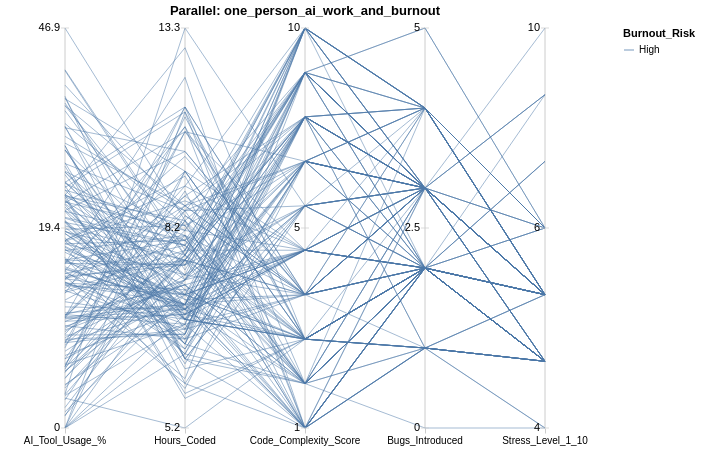

The Vega-Lite source for this figure:
### Vega-Lite specification from a JSON file in a GitHub repository (floating-point values rounded to 4 significant figures; data arrays with more than 128 entries replaced by an {"elided": "..."} marker saying what was removed)
{"$schema": "https://vega.github.io/schema/vega-lite/v5.json", "title": "Parallel: one_person_ai_work_and_burnout", "width": 600, "height": 400, "data": {"values": {"elided": "900 records"}}, "encoding": {"x": {"field": "dimension", "type": "nominal", "sort": ["AI_Tool_Usage_%", "Hours_Coded", "Code_Complexity_Score", "Bugs_Introduced", "Stress_Level_1_10"], "axis": {"title": null, "labelAngle": 0}, "scale": {}}, "tooltip": [{"field": "dimension", "type": "nominal"}]}, "layer": [{"data": {"values": [{"dimension": "AI_Tool_Usage_%"}, {"dimension": "Hours_Coded"}, {"dimension": "Code_Complexity_Score"}, {"dimension": "Bugs_Introduced"}, {"dimension": "Stress_Level_1_10"}]}, "mark": {"type": "rule", "color": "#ccc"}, "encoding": {}}, {"mark": {"type": "line", "opacity": 0.5, "strokeWidth": 1}, "encoding": {"y": {"field": "normalized_value", "type": "quantitative", "axis": null, "scale": {}}, "detail": {"field": "_index", "type": "nominal"}, "color": {"field": "Burnout_Risk", "type": "nominal"}, "tooltip": [{"field": "dimension", "type": "nominal"}, {"field": "normalized_value", "type": "quantitative"}, {"field": "Burnout_Risk", "type": "nominal"}]}}, {"data": {"values": [{"dimension": "AI_Tool_Usage_%", "tick_level": "min", "tick_value": 0.0, "tick_label": 0.0}, {"dimension": "AI_Tool_Usage_%", "tick_level": "mid", "tick_value": 0.5, "tick_label": 19.4}, {"dimension": "AI_Tool_Usage_%", "tick_level": "max", "tick_value": 1.0, "tick_label": 46.9}, {"dimension": "Hours_Coded", "tick_level": "min", "tick_value": 0.0, "tick_label": 5.2}, {"dimension": "Hours_Coded", "tick_level": "mid", "tick_value": 0.5, "tick_label": 8.2}, {"dimension": "Hours_Coded", "tick_level": "max", "tick_value": 1.0, "tick_label": 13.3}, {"dimension": "Code_Complexity_Score", "tick_level": "min", "tick_value": 0.0, "tick_label": 1.0}, {"dimension": "Code_Complexity_Score", "tick_level": "mid", "tick_value": 0.5, "tick_label": 5.0}, {"dimension": "Code_Complexity_Score", "tick_level": "max", "tick_value": 1.0, "tick_label": 10.0}, {"dimension": "Bugs_Introduced", "tick_level": "min", "tick_value": 0.0, "tick_label": 0.0}, {"dimension": "Bugs_Introduced", "tick_level": "mid", "tick_value": 0.5, "tick_label": 2.5}, {"dimension": "Bugs_Introduced", "tick_level": "max", "tick_value": 1.0, "tick_label": 5.0}, {"dimension": "Stress_Level_1_10", "tick_level": "min", "tick_value": 0.0, "tick_label": 4.0}, {"dimension": "Stress_Level_1_10", "tick_level": "mid", "tick_value": 0.5, "tick_label": 6.0}, {"dimension": "Stress_Level_1_10", "tick_level": "max", "tick_value": 1.0, "tick_label": 10.0}]}, "transform": [{"filter": "datum.tick_level === 'max'"}], "encoding": {"y": {"field": "tick_value", "type": "quantitative", "axis": null, "scale": {}}, "tooltip": [{"field": "tick_value", "type": "quantitative"}]}, "layer": [{"mark": {"type": "text", "style": "label"}, "encoding": {"text": {"field": "tick_label", "type": "quantitative"}}}, {"mark": {"type": "tick", "style": "tick", "size": 8, "color": "#ccc"}}]}, {"data": {"values": [{"dimension": "AI_Tool_Usage_%", "tick_level": "min", "tick_value": 0.0, "tick_label": 0.0}, {"dimension": "AI_Tool_Usage_%", "tick_level": "mid", "tick_value": 0.5, "tick_label": 19.4}, {"dimension": "AI_Tool_Usage_%", "tick_level": "max", "tick_value": 1.0, "tick_label": 46.9}, {"dimension": "Hours_Coded", "tick_level": "min", "tick_value": 0.0, "tick_label": 5.2}, {"dimension": "Hours_Coded", "tick_level": "mid", "tick_value": 0.5, "tick_label": 8.2}, {"dimension": "Hours_Coded", "tick_level": "max", "tick_value": 1.0, "tick_label": 13.3}, {"dimension": "Code_Complexity_Score", "tick_level": "min", "tick_value": 0.0, "tick_label": 1.0}, {"dimension": "Code_Complexity_Score", "tick_level": "mid", "tick_value": 0.5, "tick_label": 5.0}, {"dimension": "Code_Complexity_Score", "tick_level": "max", "tick_value": 1.0, "tick_label": 10.0}, {"dimension": "Bugs_Introduced", "tick_level": "min", "tick_value": 0.0, "tick_label": 0.0}, {"dimension": "Bugs_Introduced", "tick_level": "mid", "tick_value": 0.5, "tick_label": 2.5}, {"dimension": "Bugs_Introduced", "tick_level": "max", "tick_value": 1.0, "tick_label": 5.0}, {"dimension": "Stress_Level_1_10", "tick_level": "min", "tick_value": 0.0, "tick_label": 4.0}, {"dimension": "Stress_Level_1_10", "tick_level": "mid", "tick_value": 0.5, "tick_label": 6.0}, {"dimension": "Stress_Level_1_10", "tick_level": "max", "tick_value": 1.0, "tick_label": 10.0}]}, "transform": [{"filter": "datum.tick_level === 'mid'"}], "encoding": {"y": {"field": "tick_value", "type": "quantitative", "axis": null, "scale": {}}, "tooltip": [{"field": "tick_value", "type": "quantitative"}]}, "layer": [{"mark": {"type": "text", "style": "label"}, "encoding": {"text": {"field": "tick_label", "type": "quantitative"}}}, {"mark": {"type": "tick", "style": "tick", "size": 8, "color": "#ccc"}}]}, {"data": {"values": [{"dimension": "AI_Tool_Usage_%", "tick_level": "min", "tick_value": 0.0, "tick_label": 0.0}, {"dimension": "AI_Tool_Usage_%", "tick_level": "mid", "tick_value": 0.5, "tick_label": 19.4}, {"dimension": "AI_Tool_Usage_%", "tick_level": "max", "tick_value": 1.0, "tick_label": 46.9}, {"dimension": "Hours_Coded", "tick_level": "min", "tick_value": 0.0, "tick_label": 5.2}, {"dimension": "Hours_Coded", "tick_level": "mid", "tick_value": 0.5, "tick_label": 8.2}, {"dimension": "Hours_Coded", "tick_level": "max", "tick_value": 1.0, "tick_label": 13.3}, {"dimension": "Code_Complexity_Score", "tick_level": "min", "tick_value": 0.0, "tick_label": 1.0}, {"dimension": "Code_Complexity_Score", "tick_level": "mid", "tick_value": 0.5, "tick_label": 5.0}, {"dimension": "Code_Complexity_Score", "tick_level": "max", "tick_value": 1.0, "tick_label": 10.0}, {"dimension": "Bugs_Introduced", "tick_level": "min", "tick_value": 0.0, "tick_label": 0.0}, {"dimension": "Bugs_Introduced", "tick_level": "mid", "tick_value": 0.5, "tick_label": 2.5}, {"dimension": "Bugs_Introduced", "tick_level": "max", "tick_value": 1.0, "tick_label": 5.0}, {"dimension": "Stress_Level_1_10", "tick_level": "min", "tick_value": 0.0, "tick_label": 4.0}, {"dimension": "Stress_Level_1_10", "tick_level": "mid", "tick_value": 0.5, "tick_label": 6.0}, {"dimension": "Stress_Level_1_10", "tick_level": "max", "tick_value": 1.0, "tick_label": 10.0}]}, "transform": [{"filter": "datum.tick_level === 'min'"}], "encoding": {"y": {"field": "tick_value", "type": "quantitative", "axis": null, "scale": {}}, "tooltip": [{"field": "tick_value", "type": "quantitative"}]}, "layer": [{"mark": {"type": "text", "style": "label"}, "encoding": {"text": {"field": "tick_label", "type": "quantitative"}}}, {"mark": {"type": "tick", "style": "tick", "size": 8, "color": "#ccc"}}]}], "config": {"axisX": {"domain": false, "labelAngle": 0, "tickColor": "#ccc", "title": null}, "view": {"stroke": null}, "style": {"label": {"baseline": "middle", "align": "right", "dx": -5}, "tick": {"orient": "horizontal"}}}, "transform": [], "params": []}
